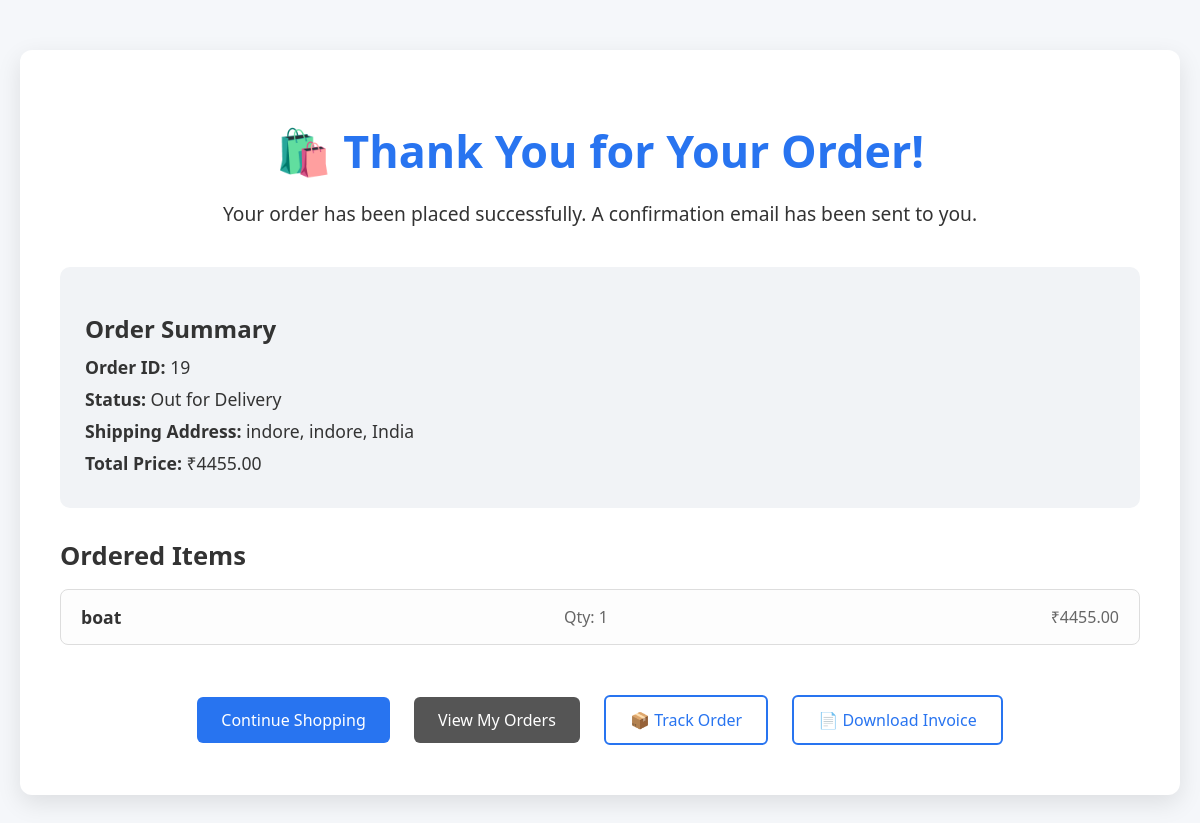
/order/confirmation/19/ (signed in), run on the app's committed database.
### shop/models.py (models this page shows, shortened)
class Order(models.Model):
    STATUS_CHOICES = [
        ('pending', 'Pending'),
        ('shipped', 'Shipped'),
        ('delivered', 'Delivered'),
        ('cancelled', 'Cancelled'),
    ]
    user = models.ForeignKey(settings.AUTH_USER_MODEL, on_delete=models.CASCADE)
    shipping_address = models.ForeignKey(Address, on_delete=models.SET_NULL, null=True, blank=True)
    total_price = models.DecimalField(max_digits=10, decimal_places=2)
    payment_method = models.CharField(max_length=50, choices=[
        ('cash_on_delivery', 'Cash on Delivery'),
        ('credit', 'Credit Card'),
        ('paypal', 'PayPal')
    ])
    status = models.CharField(max_length=50, choices=STATUS_CHOICES, default='pending')
    phone = models.CharField(max_length=20, blank=True, null=True)
    email = models.EmailField(default="placeholder@example.com")
    created_at = models.DateTimeField(auto_now_add=True)

class Address(models.Model):
    user = models.ForeignKey(settings.AUTH_USER_MODEL, on_delete=models.CASCADE, related_name="addresses")
    street = models.CharField(max_length=255)
    city = models.CharField(max_length=255)
    zip_code = models.CharField(max_length=10)
    country = models.CharField(max_length=100)
    is_billing_address = models.BooleanField(default=False)
    def __str__(self):
        return f"{self.street}, {self.city}, {self.country}"

class OrderItem(models.Model):
    STATUS_CHOICES = [
        ('Pending', 'Pending'),
        ('Shipped', 'Shipped'),
        ('Delivered', 'Delivered'),
        ('Cancelled', 'Cancelled'),
        ('Returned', 'Returned'),
    ]
    order = models.ForeignKey(Order, on_delete=models.CASCADE, related_name='order_items')
    product = models.ForeignKey(Product, on_delete=models.CASCADE)
    quantity = models.PositiveIntegerField()
    price = models.DecimalField(max_digits=10, decimal_places=2)
    status = models.CharField(max_length=20, choices=STATUS_CHOICES, default='Pending')
    created_at = models.DateTimeField(auto_now_add=True)
    updated_at = models.DateTimeField(auto_now=True)

class Product(models.Model):
    seller = models.ForeignKey(settings.AUTH_USER_MODEL, on_delete=models.CASCADE, related_name='products')  # Custom User model
    name = models.CharField(max_length=255)
    description = models.TextField(blank=True, null=True)
    price = models.DecimalField(max_digits=10, decimal_places=2)
    quantity = models.PositiveIntegerField(default=0)
    available = models.BooleanField(default=True)
    image = models.ImageField(upload_to='products/')
    class Meta:
        ordering = ['name']

### shop/views/order_views.py (the view)
# urls.py: path('order/confirmation/<int:order_id>/', order_views.order_confirmation, name='order_confirmation'),
@login_required
def order_confirmation(request, order_id):
    order = get_object_or_404(Order, id=order_id, user=request.user)
    return render(request, 'shop/order_confirmation.html', {'order': order})

### shop/templates/shop/order_confirmation.html (shortened to what this page needs)
<!DOCTYPE html>
<html lang="en">
<head>
</head>
<body>
    <div class="container">
        <h1>🛍️ Thank You for Your Order!</h1>
        <p class="confirmation-text">Your order has been placed successfully. A confirmation email has been sent to you.</p>
        <div class="order-summary">
            <h2>Order Summary</h2>
            <p><strong>Order ID:</strong> {{ order.id }}</p>
            <p><strong>Status:</strong> {{ order.status }}</p>
            <p><strong>Shipping Address:</strong> {{ order.shipping_address }}</p>
            <p><strong>Total Price:</strong> ₹{{ order.total_price }}</p>
        </div>
        <div class="items-list">
            <h3>Ordered Items</h3>
            <ul>
                {% for item in order.order_items.all %}
                    <li>
                        <span class="item-name">{{ item.product.name }}</span>
                        <span class="item-quantity">Qty: {{ item.quantity }}</span>
                        <span class="item-price">₹{{ item.price }}</span>
                    </li>
                {% endfor %}
            </ul>
        </div>
        <div class="btn-group">
            <a href="{% url 'home' %}" class="btn">Continue Shopping</a>
            <a href="{% url 'order_list' %}" class="btn btn-secondary">View My Orders</a>
            <a href="#" class="btn btn-outline">📦 Track Order</a>
            <a href="{% url 'download_invoice' order.id %}" class="btn btn-outline">📄 Download Invoice</a>
        </div>
    </div>
</body>
</html>

### shop/templates/shop/order_confirmation.html (style rules this page uses)
body { font-family: 'Segoe UI', Tahoma, Geneva, Verdana, sans-serif; margin: 0; padding: 0; background-color: #f5f7fa; color: #333; }
.container { width: 90%; max-width: 1100px; margin: 50px auto; background-color: #fff; padding: 40px; border-radius: 12px; box-shadow: 0 8px 24px rgba(0, 0, 0, 0.1); }
h1 { font-size: 2.8rem; color: #2874f0; text-align: center; margin-bottom: 15px; }
.confirmation-text { font-size: 1.2rem; text-align: center; margin-bottom: 40px; }
.order-summary { background-color: #f1f3f6; padding: 25px; border-radius: 10px; margin-bottom: 30px; }
.order-summary h2 { color: #333; margin-bottom: 10px; }
.order-summary p { font-size: 1.1rem; margin: 8px 0; }
.items-list { margin-bottom: 30px; }
.items-list h3 { font-size: 1.6rem; color: #333; margin-bottom: 10px; }
.items-list ul { list-style: none; padding: 0; }
.items-list li { background-color: #fdfdfd; border: 1px solid #ddd; padding: 15px 20px; margin-bottom: 10px; border-radius: 8px; display: flex; justify-content: space-between; align-items: center; flex-wrap: wrap; }
.item-name { font-weight: 600; font-size: 1.1rem; }
.item-quantity, .item-price { font-size: 1rem; color: #666; }
.btn-group { text-align: center; margin-top: 40px; }
.btn { display: inline-block; margin: 10px; background-color: #2874f0; color: #fff; padding: 12px 24px; border-radius: 6px; text-decoration: none; font-size: 1rem; transition: all 0.3s ease; }
.btn-secondary { background-color: #555; }
.btn-outline { background-color: transparent; color: #2874f0; border: 2px solid #2874f0; }

### data on the page
Order: id "19", status "Out for Delivery", shipping_address "indore, indore, India", total_price "4455.00"
OrderItem: product.name "boat", quantity "1", price "4455.00"
